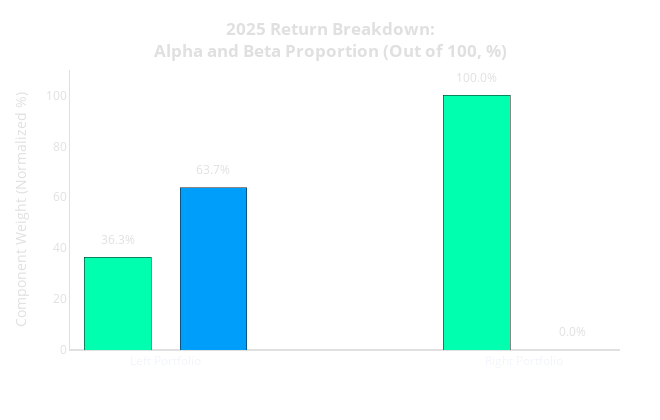

Notebook code for this chart:
### Markdown cell above
##### But wait, **where is alpha??**

If CAPM is true, everything is just varying degrees of market exposure - in reality this is not the case!
 
 The standard CAPM model (above) has no "alpha" term—CAPM assumes the market is efficient, so on average, all assets plot exactly on the line: 
 
 $$\mathbb{E}[R_i] = r_f + \beta_i (\mathbb{E}[R_m] - r_f)$$
 
 In real data, we often observe persistent deviations from this line. 
 
 We capture these deviations with an **"alpha"** term by amending the regression equation:
 
 $$
 R_i = \alpha_i + r_f + \beta_i (R_m - r_f) + \varepsilon
 $$
 
 Here, $\alpha_i$ (alpha) measures the excess return of asset $i$ beyond what is predicted by beta and the market, after adjusting for risk-free rate. If $\alpha>0$, the asset or portfolio is "beating CAPM"; if $\alpha<0$, it's underperforming.

 Academics will argue there is "no alpha" and everything is just unidentified priced risk

 Those of us in the real world acknowledge the market is NOT perfectly efficient, and inefficiencies produce ALPHA

### Code cell
# Compute only alpha and beta components for LEFT and RIGHT portfolios, no noise or total

# Custom color themes (reduce to alpha and beta only)
alpha_color = "#00ffae"
beta_color = "#009efb"

# Risk-free rate (set to 0 for simplicity)
rf = 0.0

# Mean market return (for beta * (market - rf) calculation)
mean_market = np.mean(market_rets)

# LEFT PORTFOLIO
beta_left, alpha_left = capm_beta_alpha(rets_left, market_rets)
mean_beta_left = beta_left * (mean_market - rf)
mean_ret_left = np.mean(rets_left)

# RIGHT PORTFOLIO
beta_right, alpha_right = capm_beta_alpha(rets_right, market_rets)
mean_beta_right = beta_right * (mean_market - rf)
mean_ret_right = np.mean(rets_right)

# Aggregate components for each portfolio
components_left = [alpha_left, mean_beta_left]
components_right = [alpha_right, mean_beta_right]

# SET negative components to 0 (cannot plot negative bars in a breakdown)
components_left_nonneg = [max(0, x) for x in components_left]
components_right_nonneg = [max(0, x) for x in components_right]

# To avoid division by zero, check if the total is positive, otherwise assign all zero
sum_left = sum(components_left_nonneg)
sum_right = sum(components_right_nonneg)

if sum_left > 0:
    prop_left = [x / sum_left * 100 for x in components_left_nonneg]
else:
    prop_left = [0, 0]

if sum_right > 0:
    prop_right = [x / sum_right * 100 for x in components_right_nonneg]
else:
    prop_right = [0, 0]

prop_components = prop_left + prop_right  # Normalized, guaranteed nonnegative, out of 100 for each portfolio

labels_left = ['Alpha (Left)', 'Beta × (Market-RF) (Left)']
colors_left = [alpha_color, beta_color]
labels_right = ['Alpha (Right)', 'Beta × (Market-RF) (Right)']
colors_right = [alpha_color, beta_color]

labels = labels_left + labels_right
colors = colors_left + colors_right

import plotly.express as px

fig_bars = go.Figure()
bar_width = 0.28

# Place bars
xs_left = [0, 0.4]
xs_right = [1.5, 1.9]

# Plot LEFT
for idx in range(2):
    fig_bars.add_trace(go.Bar(
        x=[xs_left[idx]],
        y=[prop_left[idx]],
        width=[bar_width],
        name=labels_left[idx],
        marker_color=colors_left[idx],
        showlegend=False  # Remove all legend entries
    ))

# Plot RIGHT
for idx in range(2):
    fig_bars.add_trace(go.Bar(
        x=[xs_right[idx]],
        y=[prop_right[idx]],
        width=[bar_width],
        name=labels_right[idx],
        marker_color=colors_right[idx],
        showlegend=False
    ))

# X axis ticks/labels
x_tics = [0.2, 1.7]
x_labels = ['Left Portfolio', 'Right Portfolio']
fig_bars.update_layout(
    template="plotly_dark",
    height=420,
    width=660,
    plot_bgcolor="rgba(0,0,0,0)",
    paper_bgcolor="rgba(0,0,0,0)",
    barmode="stack",
    title=dict(
        text="<b>2025 Return Breakdown:<br>Alpha and Beta Proportion (Out of 100, %)</b>",
        font=dict(size=17, color=off_white), x=0.5
    ),
    xaxis=dict(
        tickmode="array",
        tickvals=x_tics,
        ticktext=x_labels,
        showgrid=False,
        showticklabels=True,
        linecolor=off_white,
        zeroline=False
    ),
    yaxis=dict(
        title=dict(
            text="Component Weight (Normalized %)",
            font=dict(color=off_white, size=14)
        ),
        range=[0, 110],
        showgrid=True,
        gridcolor="rgba(255,255,255,0.13)",
        zeroline=True,
        zerolinecolor=off_white,
        tickfont=dict(color=off_white),
        linecolor=off_white
    ),
    showlegend=False,  # This disables the legend entirely
    margin=dict(t=70, l=70, r=40, b=70)
)

# Add value labels on bars (show percentages out of 100)
for i, x in enumerate(xs_left + xs_right):
    yval = prop_components[i]
    fig_bars.add_annotation(
        x=x,
        y=yval + 3,
        text=f"{yval:.1f}%",
        showarrow=False,
        font=dict(color=off_white, size=12),
        xanchor='center',
        yanchor='bottom'
    )

fig_bars.show()

### Figure 1 — Plotly figure (JSON) as saved in the notebook; plotly's stock layout.template omitted (floating-point values rounded to 4 significant figures)
{"data": [{"marker": {"color": "#00ffae"}, "name": "Alpha (Left)", "showlegend": false, "type": "bar", "width": [0.28], "x": [0], "y": [36.35]}, {"marker": {"color": "#009efb"}, "name": "Beta × (Market-RF) (Left)", "showlegend": false, "type": "bar", "width": [0.28], "x": [0.4], "y": [63.65]}, {"marker": {"color": "#00ffae"}, "name": "Alpha (Right)", "showlegend": false, "type": "bar", "width": [0.28], "x": [1.5], "y": [100]}, {"marker": {"color": "#009efb"}, "name": "Beta × (Market-RF) (Right)", "showlegend": false, "type": "bar", "width": [0.28], "x": [1.9], "y": [0]}], "layout": {"annotations": [{"font": {"color": "#e0e0e0", "size": 12}, "showarrow": false, "text": "36.3%", "x": 0, "xanchor": "center", "y": 39.35, "yanchor": "bottom"}, {"font": {"color": "#e0e0e0", "size": 12}, "showarrow": false, "text": "63.7%", "x": 0.4, "xanchor": "center", "y": 66.65, "yanchor": "bottom"}, {"font": {"color": "#e0e0e0", "size": 12}, "showarrow": false, "text": "100.0%", "x": 1.5, "xanchor": "center", "y": 103, "yanchor": "bottom"}, {"font": {"color": "#e0e0e0", "size": 12}, "showarrow": false, "text": "0.0%", "x": 1.9, "xanchor": "center", "y": 3, "yanchor": "bottom"}], "barmode": "stack", "height": 420, "margin": {"b": 70, "l": 70, "r": 40, "t": 70}, "paper_bgcolor": "rgba(0,0,0,0)", "plot_bgcolor": "rgba(0,0,0,0)", "showlegend": false, "title": {"font": {"color": "#e0e0e0", "size": 17}, "text": "<b>2025 Return Breakdown:<br>Alpha and Beta Proportion (Out of 100, %)</b>", "x": 0.5}, "width": 660, "xaxis": {"linecolor": "#e0e0e0", "showgrid": false, "showticklabels": true, "tickmode": "array", "ticktext": ["Left Portfolio", "Right Portfolio"], "tickvals": [0.2, 1.7], "zeroline": false}, "yaxis": {"gridcolor": "rgba(255,255,255,0.13)", "linecolor": "#e0e0e0", "range": [0, 110], "showgrid": true, "tickfont": {"color": "#e0e0e0"}, "title": {"font": {"color": "#e0e0e0", "size": 14}, "text": "Component Weight (Normalized %)"}, "zeroline": true, "zerolinecolor": "#e0e0e0"}}}
